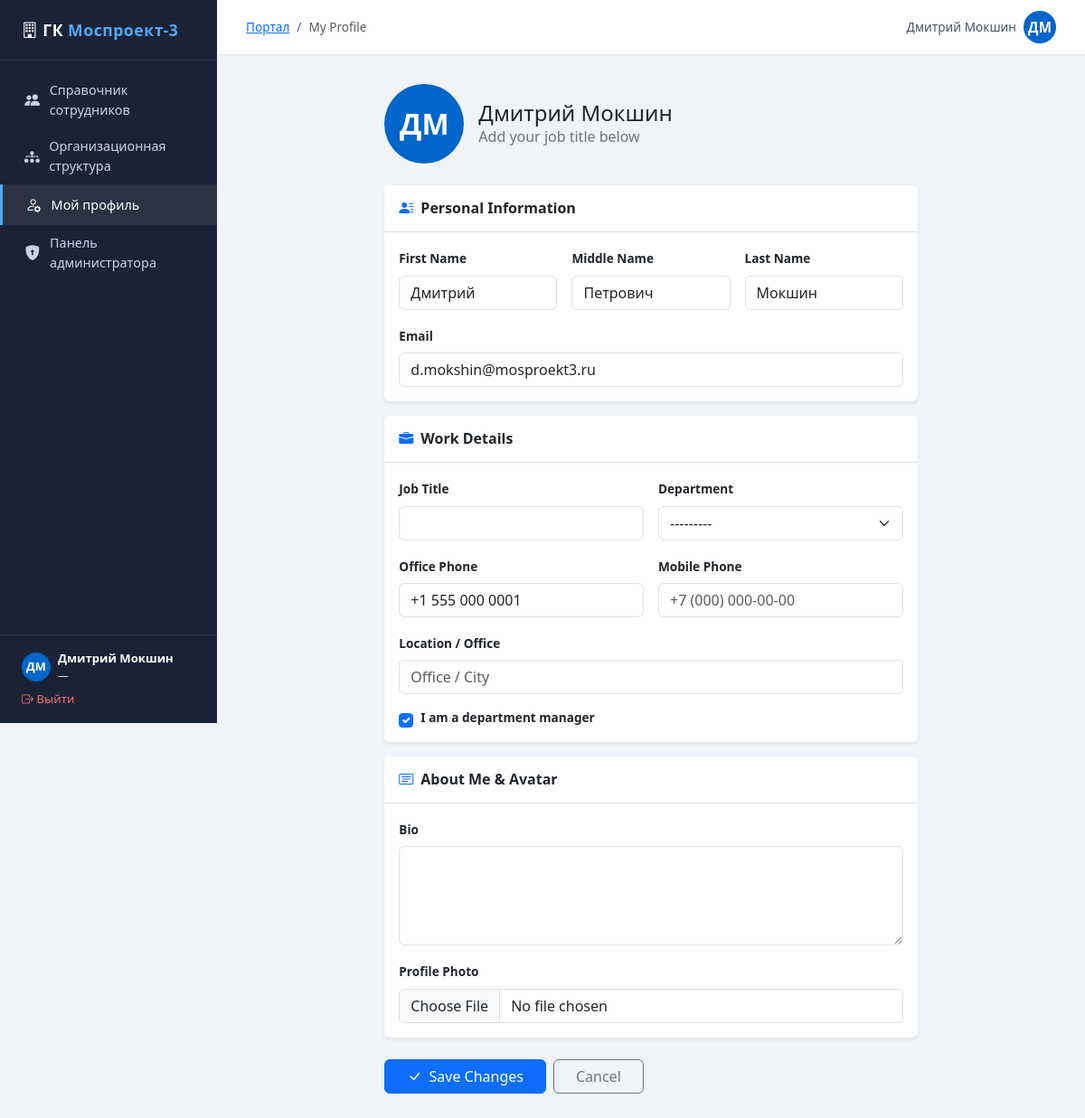
/profile/ (signed in), run on the app's committed database.
### employees/models.py (models this page shows, shortened)
class EmployeeProfile(models.Model):
    user = models.OneToOneField(User, on_delete=models.CASCADE, related_name='profile')
    department = models.ForeignKey(
        Department, null=True, blank=True,
        on_delete=models.SET_NULL,
        related_name='employees',
    )
    middle_name = models.CharField(max_length=100, blank=True)
    job_title = models.CharField(max_length=200, blank=True)
    phone = models.CharField(max_length=50, blank=True)
    mobile = models.CharField(max_length=50, blank=True)
    location = models.CharField(max_length=200, blank=True)
    bio = models.TextField(blank=True)
    avatar = models.ImageField(upload_to='avatars/', null=True, blank=True)
    is_manager = models.BooleanField(default=False)

### employees/views.py (the view)
# urls.py: path('profile/', views.profile_edit, name='profile_edit'),
@login_required
def profile_edit(request):
    profile = _get_or_create_profile(request.user)
    if request.method == 'POST':
        user_form = UserInfoForm(request.POST, instance=request.user)
        profile_form = EmployeeProfileForm(request.POST, request.FILES, instance=profile)
        if user_form.is_valid() and profile_form.is_valid():
            user_form.save()
            profile_form.save()
            messages.success(request, 'Your profile has been updated.')
            return redirect('profile_edit')
    else:
        user_form = UserInfoForm(instance=request.user)
        profile_form = EmployeeProfileForm(instance=profile)
    return render(request, 'employees/profile_edit.html', {
        'user_form': user_form,
        'profile_form': profile_form,
    })

### employees/forms.py
class UserInfoForm(forms.ModelForm):
    class Meta:
        model = User
        fields = ['first_name', 'last_name', 'email']
        widgets = {
            'first_name': forms.TextInput(attrs={'class': 'form-control'}),
            'last_name': forms.TextInput(attrs={'class': 'form-control'}),
            'email': forms.EmailInput(attrs={'class': 'form-control'}),
        }

class EmployeeProfileForm(forms.ModelForm):
    class Meta:
        model = EmployeeProfile
        fields = ['middle_name', 'department', 'job_title', 'phone', 'mobile', 'location', 'bio', 'avatar', 'is_manager']
        widgets = {
            'middle_name': forms.TextInput(attrs={'class': 'form-control'}),
            'department': forms.Select(attrs={'class': 'form-select'}),
            'job_title': forms.TextInput(attrs={'class': 'form-control'}),
            'phone': forms.TextInput(attrs={'class': 'form-control', 'placeholder': '+7 (000) 000-00-00'}),
            'mobile': forms.TextInput(attrs={'class': 'form-control', 'placeholder': '+7 (000) 000-00-00'}),
            'location': forms.TextInput(attrs={'class': 'form-control', 'placeholder': 'Office / City'}),
            'bio': forms.Textarea(attrs={'class': 'form-control', 'rows': 4}),
            'avatar': forms.FileInput(attrs={'class': 'form-control'}),
            'is_manager': forms.CheckboxInput(attrs={'class': 'form-check-input'}),
        }

### employees/models.py (called while the page is built)
    def __str__(self):
        return self.full_path()

    def full_path(self):
        if self.parent:
            return f'{self.parent.full_path()} / {self.name}'
        return self.name

### employees/views.py (called while the page is built)
def _get_or_create_profile(user):
    profile, _ = EmployeeProfile.objects.get_or_create(user=user)
    return profile

### employees/templates/employees/profile_edit.html (shortened to what this page needs)
{% extends "employees/base.html" %}
{% block breadcrumb_items %}
<li class="breadcrumb-item active">My Profile</li>
{% endblock %}
{% block content %}
<div class="row justify-content-center">
  <div class="col-lg-8">
    <div class="d-flex align-items-center gap-3 mb-4">
      <div class="avatar-circle avatar-lg">
        {% if request.user.profile.avatar %}
          <img src="{{ request.user.profile.avatar.url }}" alt="">
        {% else %}
          {{ request.user.first_name|first|upper }}{{ request.user.last_name|first|upper }}
        {% endif %}
      </div>
      <div>
        <h4 class="mb-0">{{ request.user.get_full_name|default:request.user.username }}</h4>
        <p class="text-secondary mb-0">{{ request.user.profile.job_title|default:"Add your job title below" }}</p>
      </div>
    </div>
    <form method="post" enctype="multipart/form-data">
      <div class="card border-0 shadow-sm mb-3">
        <div class="card-header bg-white border-bottom py-3">
          <h6 class="mb-0 fw-bold"><i class="bi bi-person-lines-fill text-primary me-2"></i>Personal Information</h6>
        </div>
        <div class="card-body py-3">
          <div class="row g-3">
            <div class="col-md-4">
              <label class="form-label fw-semibold" style="font-size:.85rem;">First Name</label>
              {{ user_form.first_name }}
            </div>
            <div class="col-md-4">
              <label class="form-label fw-semibold" style="font-size:.85rem;">Middle Name</label>
              {{ profile_form.middle_name }}
            </div>
            <div class="col-md-4">
              <label class="form-label fw-semibold" style="font-size:.85rem;">Last Name</label>
              {{ user_form.last_name }}
            </div>
            <div class="col-12">
              <label class="form-label fw-semibold" style="font-size:.85rem;">Email</label>
              {{ user_form.email }}
            </div>
          </div>
        </div>
      </div>
      <div class="card border-0 shadow-sm mb-3">
        <div class="card-header bg-white border-bottom py-3">
          <h6 class="mb-0 fw-bold"><i class="bi bi-briefcase-fill text-primary me-2"></i>Work Details</h6>
        </div>
        <div class="card-body py-3">
          <div class="row g-3">
            <div class="col-md-6">
              <label class="form-label fw-semibold" style="font-size:.85rem;">Job Title</label>
              {{ profile_form.job_title }}
            </div>
            <div class="col-md-6">
              <label class="form-label fw-semibold" style="font-size:.85rem;">Department</label>
              {{ profile_form.department }}
            </div>
            <div class="col-md-6">
              <label class="form-label fw-semibold" style="font-size:.85rem;">Office Phone</label>
              {{ profile_form.phone }}
            </div>
            <div class="col-md-6">
              <label class="form-label fw-semibold" style="font-size:.85rem;">Mobile Phone</label>
              {{ profile_form.mobile }}
            </div>
            <div class="col-12">
              <label class="form-label fw-semibold" style="font-size:.85rem;">Location / Office</label>
              {{ profile_form.location }}
            </div>
            <div class="col-12 d-flex align-items-center gap-2">
              {{ profile_form.is_manager }}
              <label class="form-check-label fw-semibold" style="font-size:.85rem;">I am a department manager</label>
            </div>
          </div>
        </div>
      </div>
      <div class="card border-0 shadow-sm mb-4">
        <div class="card-header bg-white border-bottom py-3">
          <h6 class="mb-0 fw-bold"><i class="bi bi-card-text text-primary me-2"></i>About Me &amp; Avatar</h6>
        </div>
        <div class="card-body py-3">
          <div class="row g-3">
            <div class="col-12">
              <label class="form-label fw-semibold" style="font-size:.85rem;">Bio</label>
              {{ profile_form.bio }}
            </div>
            <div class="col-12">
              <label class="form-label fw-semibold" style="font-size:.85rem;">Profile Photo</label>
              {{ profile_form.avatar }}
            </div>
          </div>
        </div>
      </div>
      <div class="d-flex gap-2">
        <button type="submit" class="btn btn-primary px-4">
          <i class="bi bi-check-lg me-1"></i> Save Changes
        </button>
        <a href="{% url 'directory' %}" class="btn btn-outline-secondary px-4">Cancel</a>
      </div>
    </form>
  </div>
</div>
{% endblock %}

### employees/templates/employees/base.html (shortened to what this page needs)
<!DOCTYPE html>
<html lang="en" data-bs-theme="light">
<head>
  <link rel="stylesheet" href="https://cdn.jsdelivr.net/npm/bootstrap@5.3.3/dist/css/bootstrap.min.css">
  <link rel="stylesheet" href="https://cdn.jsdelivr.net/npm/bootstrap-icons@1.11.3/font/bootstrap-icons.min.css">
</head>
<body>
<div class="sidebar">
  <div class="sidebar-logo"><i class="bi bi-building"></i> ГК <span>Моспроект-3</span></div>
  <nav class="sidebar-nav">
    <a href="{% url 'directory' %}" class="{% if request.resolver_match.url_name == 'directory' %}active{% endif %}">
      <i class="bi bi-people-fill"></i> Справочник сотрудников
    </a>
    <a href="{% url 'org_tree' %}" class="{% if request.resolver_match.url_name == 'org_tree' %}active{% endif %}">
      <i class="bi bi-diagram-3-fill"></i> Организационная структура
    </a>
    {% if user.is_authenticated %}
    <a href="{% url 'profile_edit' %}" class="{% if request.resolver_match.url_name == 'profile_edit' %}active{% endif %}">
      <i class="bi bi-person-gear"></i> Мой профиль
    </a>
    {% endif %}
    {% if user.is_staff %}
    <a href="/admin/">
      <i class="bi bi-shield-lock-fill"></i> Панель администратора
    </a>
    {% endif %}
  </nav>
  <div class="sidebar-footer">
    {% if user.is_authenticated %}
    <div class="d-flex align-items-center gap-2 mb-2">
      <div class="avatar-circle" style="width:32px;height:32px;font-size:.8rem;">
        {% if user.profile.avatar %}
          <img src="{{ user.profile.avatar.url }}" alt="">
        {% else %}
          {{ user.first_name|first|upper }}{{ user.last_name|first|upper }}
        {% endif %}
      </div>
      <div style="min-width:0">
        <div style="font-size:.82rem;color:#fff;font-weight:600;white-space:nowrap;overflow:hidden;text-overflow:ellipsis">
          {{ user.get_full_name|default:user.username }}
        </div>
        <div style="font-size:.74rem;">{{ user.profile.job_title|default:"—" }}</div>
      </div>
    </div>
    <a href="{% url 'logout' %}" style="color:#f87171;font-size:.82rem;text-decoration:none;">
      <i class="bi bi-box-arrow-right"></i> Выйти
    </a>
    {% endif %}
  </div>
</div>
<div class="main-content">
  <div class="topbar">
    <div>
      {% block breadcrumb %}
      <nav aria-label="breadcrumb">
        <ol class="breadcrumb mb-0" style="font-size:.85rem;">
          <li class="breadcrumb-item"><a href="{% url 'directory' %}">Портал</a></li>
          {% block breadcrumb_items %}{% endblock %}
        </ol>
      </nav>
      {% endblock %}
    </div>
    <div>
      {% if user.is_authenticated %}
      <a href="{% url 'profile_edit' %}" class="text-decoration-none d-flex align-items-center gap-2">
        <span style="font-size:.85rem;color:#475569;">{{ user.get_full_name|default:user.username }}</span>
        <div class="avatar-circle" style="width:36px;height:36px;">
          {% if user.profile.avatar %}
            <img src="{{ user.profile.avatar.url }}" alt="">
          {% else %}
            {{ user.first_name|first|upper }}{{ user.last_name|first|upper }}
          {% endif %}
        </div>
      </a>
      {% endif %}
    </div>
  </div>
  <div class="page-body">
    {% block content %}{% endblock %}
  </div>
</div>
</body>
</html>

### employees/templates/employees/base.html (style rules this page uses)
:root { --portal-blue: #0066cc; --portal-sidebar: #1a2236; --portal-sidebar-text: #c8d3e8; }
body { background: #f0f4f8; min-height: 100vh; }
.sidebar { width: 240px; min-height: 100vh; background: var(--portal-sidebar); position: fixed; top: 0; left: 0; z-index: 100; display: flex; flex-direction: column; }
.sidebar-logo { padding: 1.25rem 1.5rem; border-bottom: 1px solid rgba(255,255,255,.08); font-size: 1.1rem; font-weight: 700; color: #fff; letter-spacing: .03em; }
.sidebar-logo span { color: #4dabf7; }
.sidebar-nav { padding: .75rem 0; flex: 1; }
.sidebar-nav a { display: flex; align-items: center; gap: .65rem; padding: .6rem 1.5rem; color: var(--portal-sidebar-text); text-decoration: none; font-size: .9rem; border-left: 3px solid transparent; transition: background .15s, color .15s; }
.sidebar-nav a:hover, .sidebar-nav a.active { background: rgba(255,255,255,.07); color: #fff; border-left-color: #4dabf7; }
.sidebar-nav a i { font-size: 1.05rem; width: 1.2rem; text-align: center; }
.sidebar-footer { padding: 1rem 1.5rem; border-top: 1px solid rgba(255,255,255,.08); font-size: .82rem; color: var(--portal-sidebar-text); }
.main-content { margin-left: 240px; padding: 0; }
.topbar { background: #fff; border-bottom: 1px solid #e2e8f0; padding: .75rem 2rem; display: flex; align-items: center; justify-content: space-between; position: sticky; top: 0; z-index: 90; }
.page-body { padding: 2rem; }
.avatar-circle { width: 42px; height: 42px; border-radius: 50%; background: var(--portal-blue); color: #fff; display: flex; align-items: center; justify-content: center; font-weight: 600; font-size: .95rem; overflow: hidden; flex-shrink: 0; }
.avatar-lg { width: 88px; height: 88px; font-size: 2rem; }
.breadcrumb-item + .breadcrumb-item::before { content: "/"; }

### data on the page
EmployeeProfile: middle_name "Петрович", department "---------", phone "+1 555 000 0001", is_manager "☑"

### other printed values
{{ user.first_name|first|upper }} "Д"
{{ user.last_name|first|upper }} "М"
{{ user.get_full_name|default:user.username }} "Дмитрий Мокшин"
{{ user.profile.job_title|default:"—" }} "—"
{{ request.user.first_name|first|upper }} "Д"
{{ request.user.last_name|first|upper }} "М"
{{ request.user.get_full_name|default:request.user.username }} "Дмитрий Мокшин"
{{ request.user.profile.job_title|default:"Add your job title below" }} "Add your job title below"
